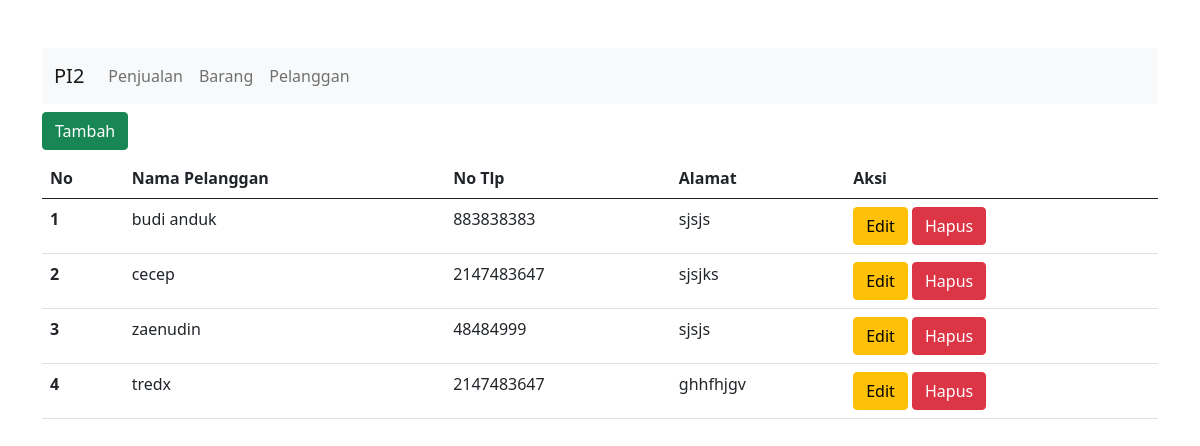
The app's page /index.php/pelanggan with its own data.
### tables this page shows
CREATE TABLE `pelanggan` (
  `pelanggan_id` int(11) NOT NULL,
  `nama_pelanggan` varchar(50) NOT NULL,
  `no_tlp` int(15) NOT NULL,
  `alamat` text NOT NULL
);

### application/controllers/Pelanggan.php (called while the page is built, shortened)
<?php
class Pelanggan extends CI_Controller
{
	public function __construct()
	{
		$this->load->model('PelangganModel');
	}
	public function index()
	{
		$data['allpelanggan'] = $this->PelangganModel->get_all_data_pelanggan();
		$data['title'] = "Daftar Pelanggan";
		$this->load->view('templates/header',$data);
		$this->load->view('pelanggan/index', $data);
		$this->load->view('templates/footer');
	}
}

### index.php (called while the page is built, shortened)
<?php
require_once BASEPATH.'core/CodeIgniter.php';

### application/models/PelangganModel.php (called while the page is built, shortened)
<?php
class PelangganModel extends CI_Model {
    public function get_all_data_pelanggan()
    {
            $query = "SELECT * FROM pelanggan";
            return $this->db->query($query)->result_array();
    }
}

### application/views/pelanggan/index.php (the view)
<div class="row mt-2">
    <div class="col-3">
      <a href="<?= base_url('pelanggan/create') ?>" class="btn btn-success">Tambah</a>
    </div>
  </div>
  <table class="table mt-2">
    <thead>
      <tr>
        <th scope="col">No</th>
        <th scope="col">Nama Pelanggan</th>
        <th scope="col">No Tlp</th>
        <th scope="col">Alamat</th>
        <th scope="col">Aksi</th>
      </tr>
    </thead>
    <tbody>
      <?php
      foreach ($allpelanggan as $no => $pelanggan) {
      ?>
        <tr>
          <th scope="row"><?= $no + 1 ?></th>
          <td><?=$pelanggan['nama_pelanggan']; ?></td>
          <td><?=$pelanggan['no_tlp']; ?></td>
          <td><?=$pelanggan['alamat']; ?></td>
          <td>
            <a href="<?= base_url('pelanggan/edit/' . $pelanggan['pelanggan_id']) ?>" class="btn btn-warning">Edit</a>
            <a href="<?= base_url('pelanggan/hapus/' . $pelanggan['pelanggan_id']) ?>" class="btn btn-danger">Hapus</a>
          </td>
        </tr>
      <?php } ?>
    </tbody>
  </table>

### records on screen
pelanggan: nama_pelanggan "budi anduk", no_tlp "883838383", alamat "sjsjs"
pelanggan: nama_pelanggan "cecep", no_tlp "2147483647", alamat "sjsjks"
pelanggan: nama_pelanggan "zaenudin", no_tlp "48484999", alamat "sjsjs"
pelanggan: nama_pelanggan "tredx", no_tlp "2147483647", alamat "ghhfhjgv"
